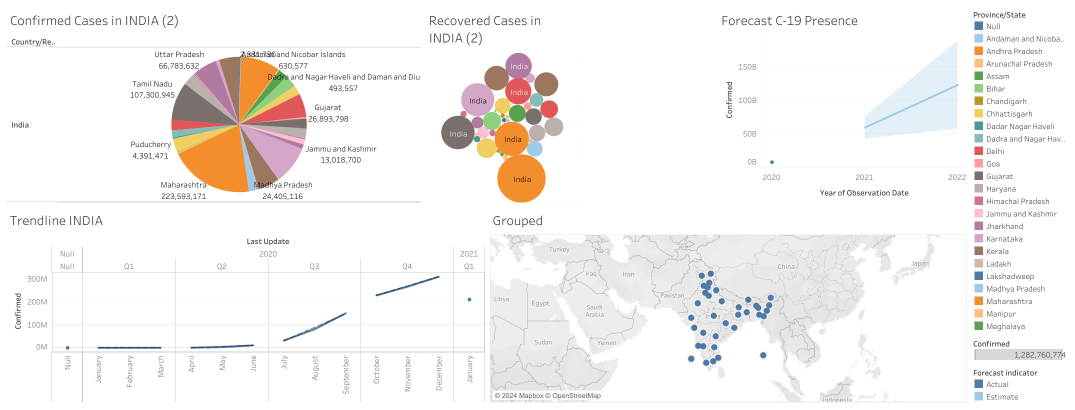
#> input picture C-19 INDIA.png, 2149 x 819 px, given in place of IMG_20231019_020635.jpg, which was not available (shown at 1/2 size)
$ python vdcartoonify.py   (older library calls are emulated)
#> lines starting #> are read from the running program, lines starting #| are printed output that depends on the picture; after the words box and inside, x2 and y2 are one past the last pixel; in counts of white or black regions, pixels touching at a corner belong together; pictures that were not available may be replaced by others from this repository, and a replacement may not be noted
### cartoonify.py
import cv2
import scipy
from scipy import stats
import numpy as np
from collections import defaultdict


def update_c(C,hist):
    while True:
        groups=defaultdict(list)

        for i in range(len(hist)):
            if(hist[i] == 0):
                continue
            d=np.abs(C-i)
            index=np.argmin(d)
            groups[index].append(i)

        new_C=np.array(C)
        for i,indice in groups.items():
            if(np.sum(hist[indice])==0):
                continue
            new_C[i]=int(np.sum(indice*hist[indice])/np.sum(hist[indice]))

        if(np.sum(new_C-C)==0):
            break
        C=new_C

    return C,groups

# Calculates K Means clustering
def K_histogram(hist):

    alpha=0.001
    N=80
    C=np.array([128])

    while True:
        C,groups=update_c(C,hist)

        new_C=set()
        for i,indice in groups.items():
            if(len(indice)<N):
                new_C.add(C[i])
                continue

            z, pval=stats.normaltest(hist[indice])
            if(pval<alpha):
                left=0 if i==0 else C[i-1]
                right=len(hist)-1 if i ==len(C)-1 else C[i+1]
                delta=right-left
                if(delta >=3):
                    c1=(C[i]+left)/2
                    c2=(C[i]+right)/2
                    new_C.add(c1)
                    new_C.add(c2)
                else:
                    new_C.add(C[i])
            else:
                new_C.add(C[i])
        if(len(new_C)==len(C)):
            break
        else:
            C=np.array(sorted(new_C))
    return C

# The main controlling function
def caart(img):

    kernel=np.ones((2,2), np.uint8)
#> kernel = [[1, 1], [1, 1]]
    output=np.array(img)
#> output is the input picture: shape (819, 2149, 3); mean B, G, R 241.1, 242.8, 245.4
    x,y,c=output.shape
#> x = 819; y = 2149; c = 3
    for i in range(c):
        output[:,:,i]=cv2.bilateralFilter(output[:,:,i],5,150,150)
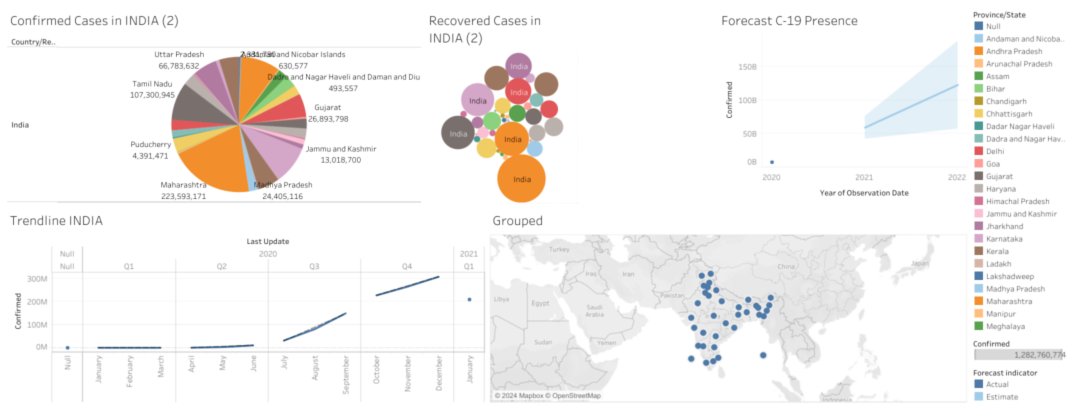
#> output: shape (819, 2149, 3) (shown at 1/2 size); 17.5% of pixels changed, all inside (x1, y1, x2, y2) = (12, 20, 2134, 807)

    edge=cv2.Canny(output, 100, 200)
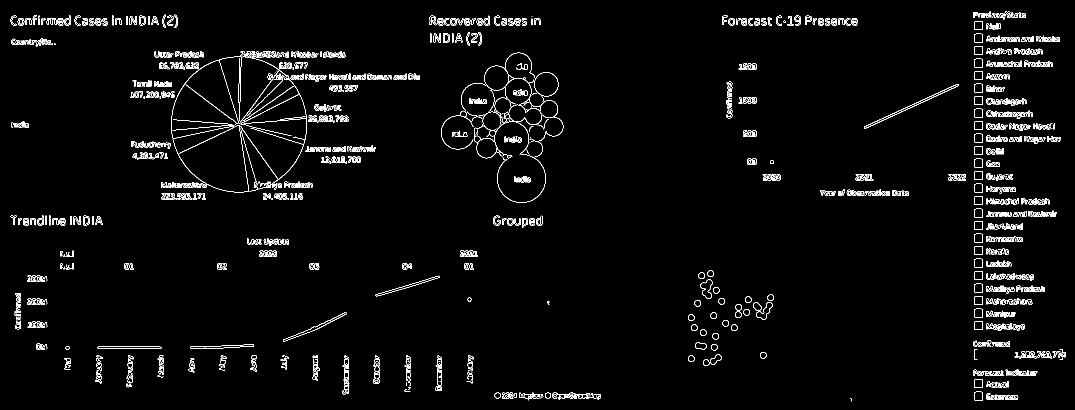
#> edge: shape (819, 2149) (shown at 1/2 size); 2.8% white in thin lines or dots
    output=cv2.cvtColor(output,cv2.COLOR_RGB2HSV)
#> output: shape (819, 2149, 3); mean H, S, V 7.2, 7.6, 246.5

    hists = []

    hist,_=np.histogram(output[:,:,0],bins =np.arange(180+1))
#> hist = 180 values, max 1612821 at index 0, min 0 at index 1, mean 9778
    hists.append(hist)
    hist,_=np.histogram(output[:,:,1],bins =np.arange(256+1))
#> hist = 256 values, max 1612175 at index 0, min 0 at index 220, mean 6875.1
    hists.append(hist)
    hist,_=np.histogram(output[:,:,2],bins =np.arange(256+1))
#> hist = 256 values, max 1263936 at index 255, min 0 at index 0, mean 6875.1
    hists.append(hist)


    C=[]
    for h in hists:
        C.append(K_histogram(h))
#> this loop made 3 passes
#> after the loop, C = [[0, 55, 115], [0, 30, 86, 142, 208], [123, 158, 184, 213, 234, 254]]
    #print("centroids: {0}".format(C))

    output=output.reshape((-1,c))
    for i in range(c):
        channel=output[:,i]
        index=np.argmin(np.abs(channel[:, np.newaxis] - C[i]), axis=1)
        output[:,i]=C[i][index]
    output=output.reshape((x,y,c))
#> output: shape (819, 2149, 3); mean H, S, V 6.8, 7.5, 245.9
    output=cv2.cvtColor(output, cv2.COLOR_HSV2RGB)
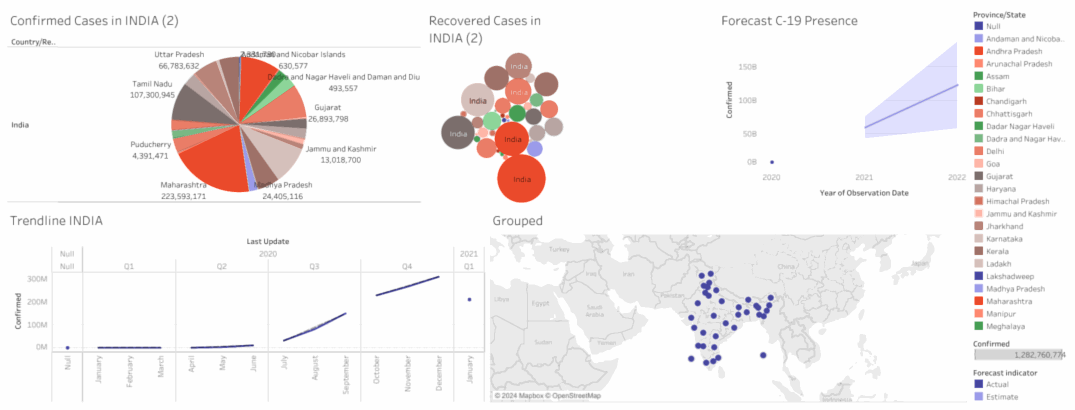
#> output: shape (819, 2149, 3) (shown at 1/2 size); mean B, G, R 240.4, 240.7, 244.7

    contours,_=cv2.findContours(edge,cv2.RETR_EXTERNAL, cv2.CHAIN_APPROX_NONE)
#> contours = 997 contours, 612 with area under 20; largest, box (x1, y1, x2, y2) and area: (1068, 144, 1117, 193) 1816, (1728, 168, 1918, 258) 876, (566, 625, 693, 683) 628, (1401, 559, 1425, 598) 566, (751, 551, 879, 593) 514
    cv2.drawContours(output,contours,-1,0,thickness=1)
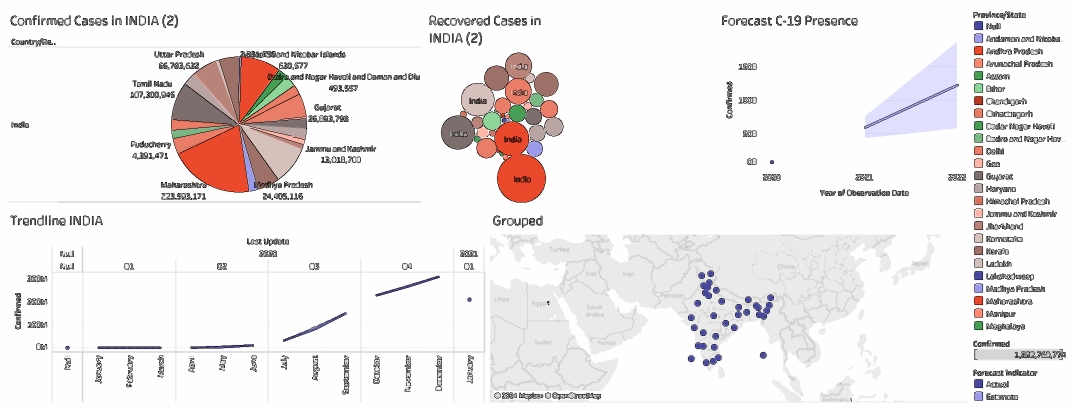
#> output: shape (819, 2149, 3) (shown at 1/2 size); 2.52% of pixels changed, all inside (x1, y1, x2, y2) = (21, 23, 2131, 803)
    #cartoon = cv2.bitwise_and(output, output, mask=contours)
    for i in range(3):
        output[:,:,i]=cv2.erode(output[:,:,i], kernel, iterations=1)
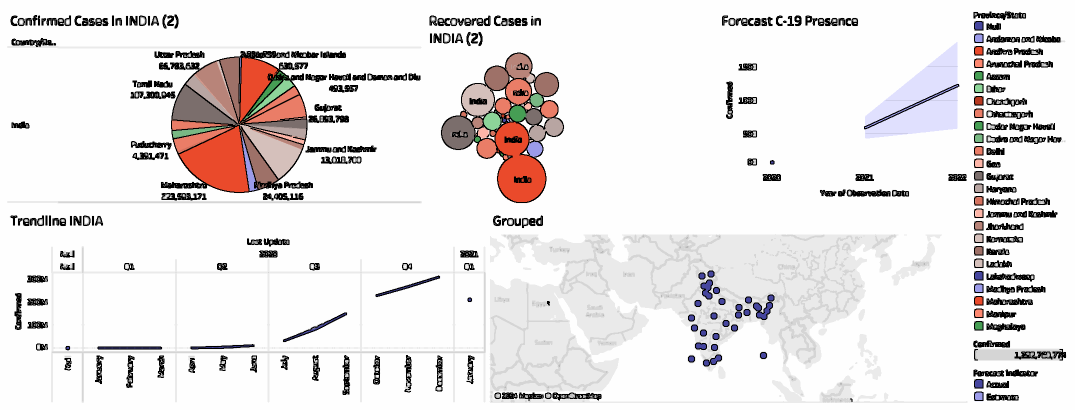
#> output: shape (819, 2149, 3) (shown at 1/2 size); 5.38% of pixels changed, all inside (x1, y1, x2, y2) = (14, 21, 2134, 806)
    #Laplacian = cv2.Laplacian(output,cv2.CV_8U, ksize=11)
    #output=output-Laplacian
    return output

output=caart(cv2.imread("C:/Users/Tirth Patel/Dropbox/PC/Documents/semester 6/CODE UNNATI/IMG_20231019_020635.jpg"))
cv2.imwrite("cartoon.jpg", output)

### vdcartoonify.py
import numpy as np
import cv2
from cartoonify import caart


videoCaptureObject = cv2.VideoCapture(0)

out = cv2.VideoWriter('out.mp4', cv2.VideoWriter_fourcc(*'MP4V'), 24, (720, 1280))
result = True
while(result):
    ret,img = videoCaptureObject.read()
    img=caart(img)
#> the loop in caart (call 2), `for h in hists:` made 3 passes
    cv2.imshow("original",np.array(img))
    out.write(img)
    if(cv2.waitKey(1) & 0xFF==ord('q')):
#> (key q is pressed here)
        break
videoCaptureObject.release()
cv2.destroyAllWindows()
